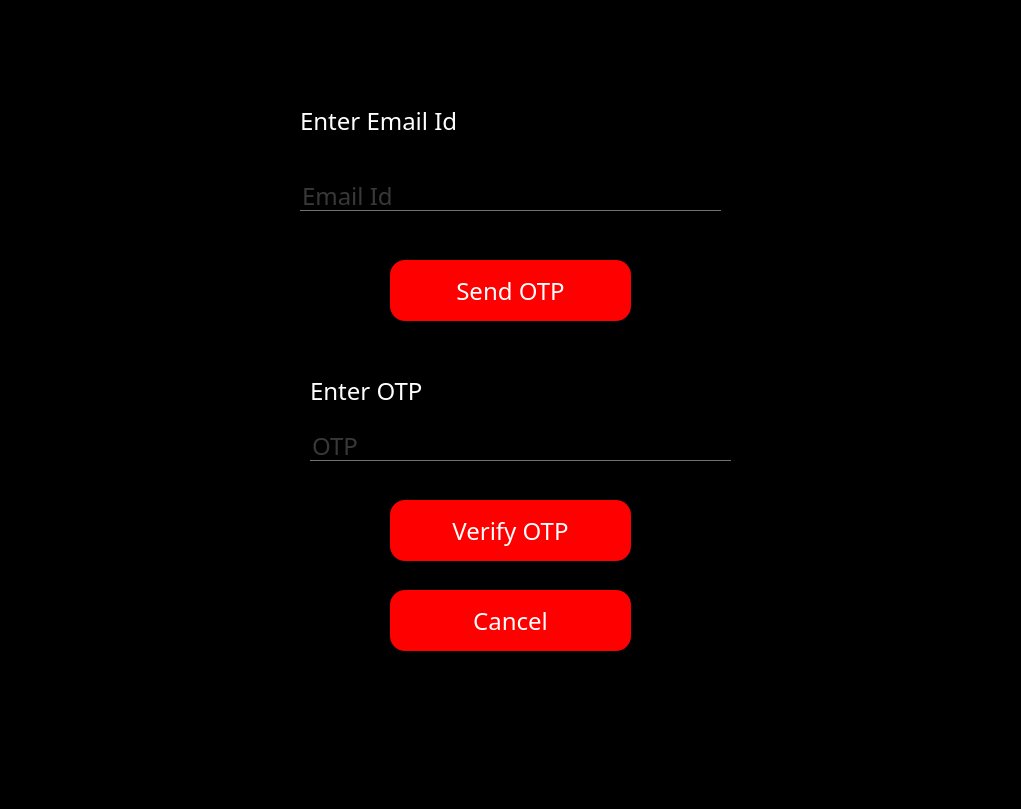
<?xml version="1.0" encoding="UTF-8"?>
<ui version="4.0">
 <class>Form</class>
 <widget class="QWidget" name="Form">
  <property name="geometry">
   <rect>
    <x>0</x>
    <y>0</y>
    <width>1021</width>
    <height>809</height>
   </rect>
  </property>
  <property name="maximumSize">
   <size>
    <width>1021</width>
    <height>825</height>
   </size>
  </property>
  <property name="windowTitle">
   <string>Form</string>
  </property>
  <property name="styleSheet">
   <string notr="true">*{
background:rgba;
font-family:century gothic;
font-size:24px;
}
QFrame
{
background:rgba;
border-radius:15px
}
QPushButton
{
background:red;
border-radius:60px;
}
QToolButton
{
background:red;
border-radius:60px;
}
QLabel
{
color:white;
background:transparent;
}
QPushButton
{
color:white;
border-radius:15px;
}
QPushButton:hover
{
color:#333;
border-radius:15px;
background:#49ebff;
}
QLineEdit
{
background:transparent;
border:none;
color:#717072;
border-bottom:1px solid #717072
}
</string>
  </property>
  <widget class="QFrame" name="frame">
   <property name="geometry">
    <rect>
     <x>240</x>
     <y>40</y>
     <width>561</width>
     <height>641</height>
    </rect>
   </property>
   <property name="frameShape">
    <enum>QFrame::StyledPanel</enum>
   </property>
   <property name="frameShadow">
    <enum>QFrame::Raised</enum>
   </property>
   <widget class="QPushButton" name="sendotp">
    <property name="geometry">
     <rect>
      <x>150</x>
      <y>220</y>
      <width>241</width>
      <height>61</height>
     </rect>
    </property>
    <property name="text">
     <string>Send OTP</string>
    </property>
   </widget>
   <widget class="QLineEdit" name="emailid">
    <property name="geometry">
     <rect>
      <x>60</x>
      <y>140</y>
      <width>421</width>
      <height>31</height>
     </rect>
    </property>
    <property name="text">
     <string/>
    </property>
    <property name="placeholderText">
     <string>Email Id</string>
    </property>
   </widget>
   <widget class="QLineEdit" name="otpno">
    <property name="geometry">
     <rect>
      <x>70</x>
      <y>390</y>
      <width>421</width>
      <height>31</height>
     </rect>
    </property>
    <property name="text">
     <string/>
    </property>
    <property name="echoMode">
     <enum>QLineEdit::Normal</enum>
    </property>
    <property name="placeholderText">
     <string>OTP</string>
    </property>
   </widget>
   <widget class="QLabel" name="label_2">
    <property name="geometry">
     <rect>
      <x>60</x>
      <y>60</y>
      <width>171</width>
      <height>41</height>
     </rect>
    </property>
    <property name="text">
     <string>Enter Email Id</string>
    </property>
   </widget>
   <widget class="QLabel" name="label_3">
    <property name="geometry">
     <rect>
      <x>70</x>
      <y>330</y>
      <width>141</width>
      <height>41</height>
     </rect>
    </property>
    <property name="text">
     <string>Enter OTP</string>
    </property>
   </widget>
   <widget class="QPushButton" name="verifyotp">
    <property name="geometry">
     <rect>
      <x>150</x>
      <y>460</y>
      <width>241</width>
      <height>61</height>
     </rect>
    </property>
    <property name="text">
     <string>Verify OTP</string>
    </property>
   </widget>
   <widget class="QPushButton" name="cancelotp">
    <property name="geometry">
     <rect>
      <x>150</x>
      <y>550</y>
      <width>241</width>
      <height>61</height>
     </rect>
    </property>
    <property name="text">
     <string>Cancel</string>
    </property>
   </widget>
  </widget>
 </widget>
 <resources/>
 <connections/>
</ui>
